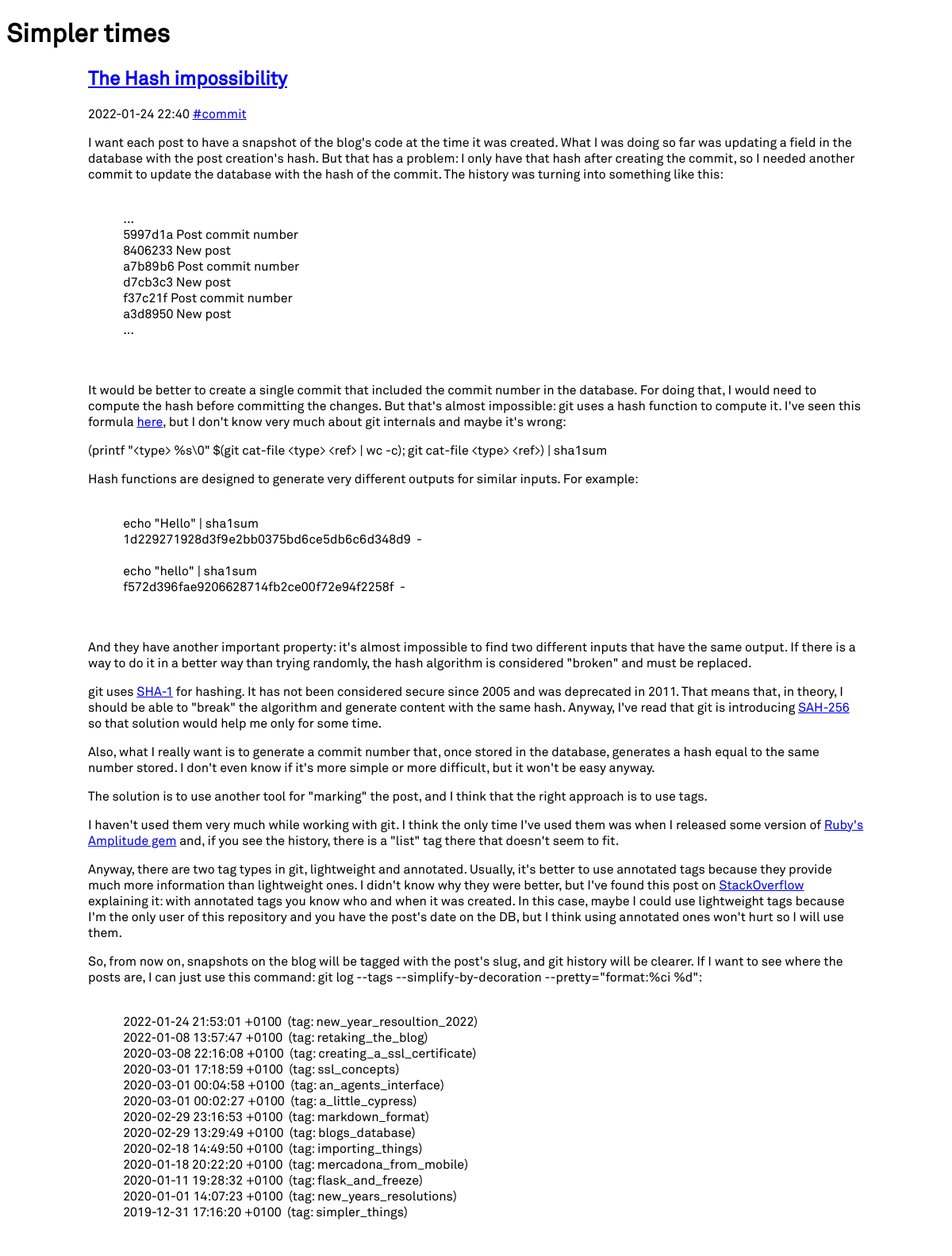
Page /post/the_hash_impossibility on the committed database.
### tables this page shows
CREATE TABLE "Posts" (
	`id`	INTEGER NOT NULL PRIMARY KEY AUTOINCREMENT UNIQUE,
	`creation_datetime`	TEXT NOT NULL,
	`title`	TEXT NOT NULL,
	"friendly_name"	TEXT NOT NULL UNIQUE,
	`content`	TEXT
);

### simplertimes/__init__.py (the view)
    @app.route('/post/<friendly_name>')
    def post(friendly_name):
        from simplertimes.posts import PostsRepository
        pr = PostsRepository(get_db())
        post = pr.by_friendly_name(friendly_name)
        if not post: return render_template('/404.html'),404
        return render_template('/standalone_post.html', post=post)

### simplertimes/db.py (called while the page is built)
def get_db():
    if 'db' not in g:
        g.db = SQLite3DB(current_app.config['DATABASE'])
    return g.db

### simplertimes/posts/post_factory.py (called while the page is built)
def value_of(field_names, row, field):
    try:
        return row[field_names.index(field)]
    except ValueError:
        return None

    @staticmethod
    def from_sqlite3_row(cursor, row):
        field = lambda x: value_of(field_names, row, x)
        field_names = list(map(lambda x:x[0], cursor.description))
        return Post(
            id = field('id'),
            friendly_name = field('friendly_name'),
            title = field('title'),
            date = field('creation_datetime'),
            content = field('content'),
            commit = field('commit'),
        )

### simplertimes/posts/posts_repository.py (called while the page is built)
    def by_friendly_name(self, friendly_name):
        cursor = self.db.query(
            '''
            SELECT * FROM Posts
            WHERE Posts.friendly_name = ?
            '''
            ,args_array=[friendly_name]
            ,one = True
            ,factory = PostFactory.from_sqlite3_row)
        return cursor

### simplertimes/sqlite3db.py (called while the page is built)
    def __db(self):
        if not self.__db_conn:
            self.__db_conn = sqlite3.connect(
                self.__db_path,
                detect_types=sqlite3.PARSE_DECLTYPES
            )
            self.__db_conn.row_factory = sqlite3.Row
        return self.__db_conn

    def close(self):
        if self.__db_conn is not None:
            self.__db_conn.close()

    def query(self, query, args_array=[], one=False, factory=sqlite3.Row):
        self.__db().row_factory = factory
        cur = self.__db().execute(query, tuple(args_array))
        if one:
            row = cur.fetchone()
        else:
            rv = cur.fetchall()
        cur.close()
        return row if one else rv

### simplertimes/templates/standalone_post.html
{% extends "base.html" %}
{% block content %}
<main>
{% include "post.html" %}
</main>
{% endblock %}

### simplertimes/templates/post.html
{% from '_helpers.html' import tag_url %}
<article>
    <h1><a href="{{ url_for('.post', friendly_name = post.friendly_name) }}">{{ post.title }}</a></h1>
    <p class="post_datetime">
        {{ post.date }}
        {{ tag_url(post.friendly_name) }}
    </p>
    {{ post.content | safe }}
</article>

### simplertimes/static/style.css (style rules this page uses)
* { font-family: 'Akkurat', Arial, sans-serif; }
main { max-width: 978px; margin: 0 auto; }

### rows in the picture
Posts: title "The Hash impossibility", date "2022-01-24 22:40", content "I want each post to have a snapshot of the blog's code at the time it was created. What I was doing so far was updating a field in the database with the post creation's hash. But that has a problem: I only have that hash after creating the commit, so I needed another commit to update the database with the hash of the commit. The history was turning into something like this: ... 5997d1a Post commit number 8406233 New post a7b89b6 Post commit number d7cb3c3 New post f37c21f Post commit number a3d8950 New post ... It would be better to create a single commit that included the commit number in the database. For doing that, I would need to compute the hash before committing the changes. But…"
